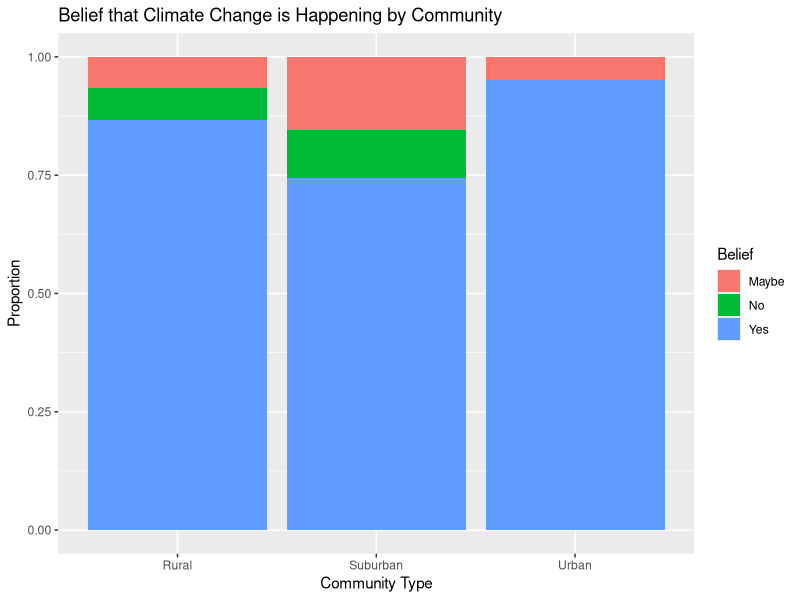
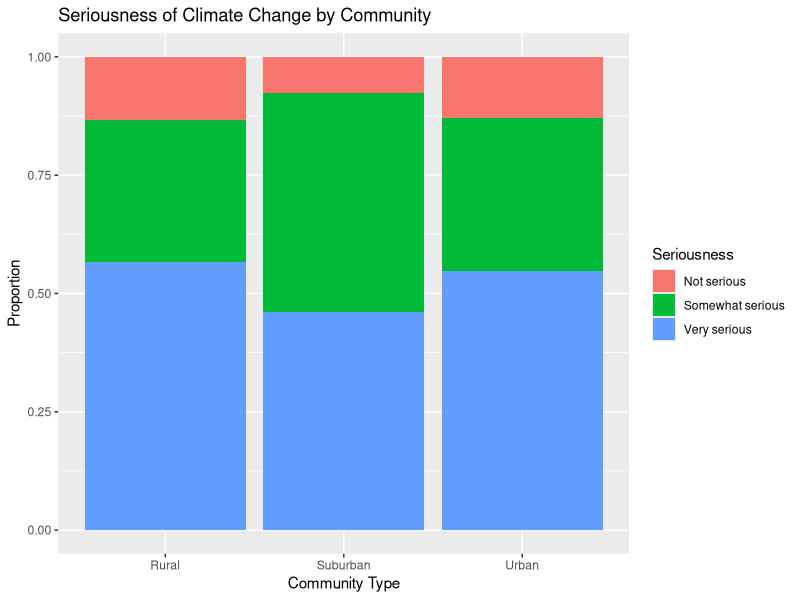
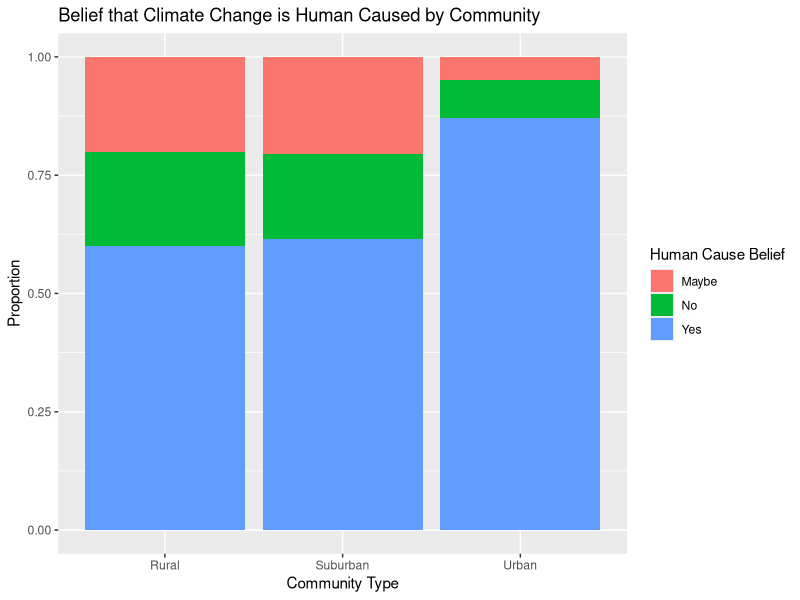
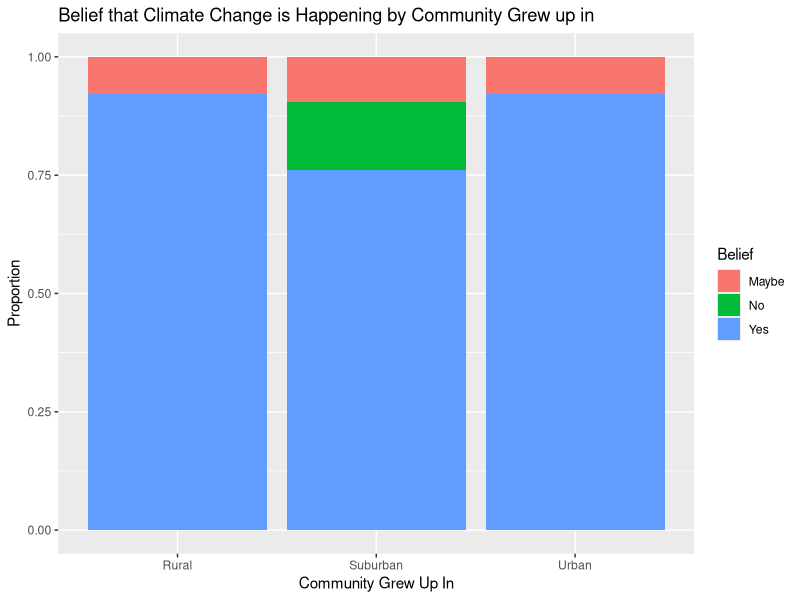
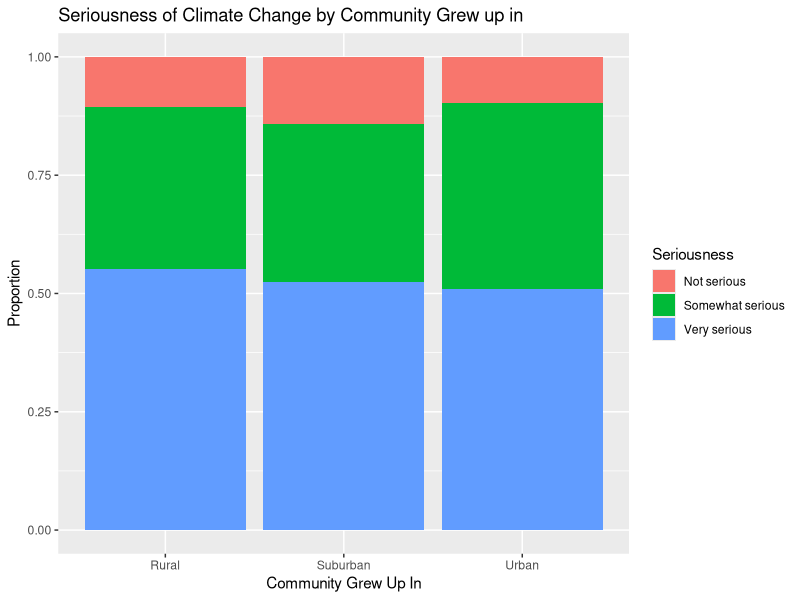
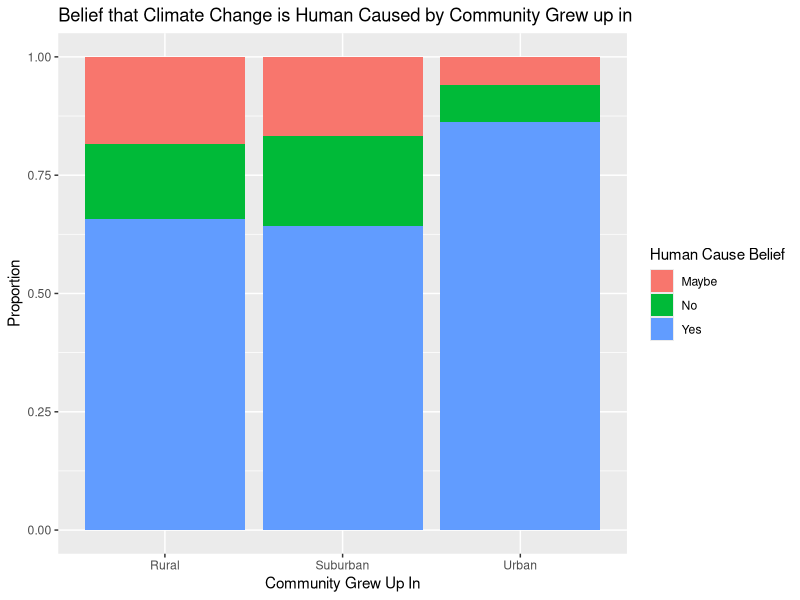
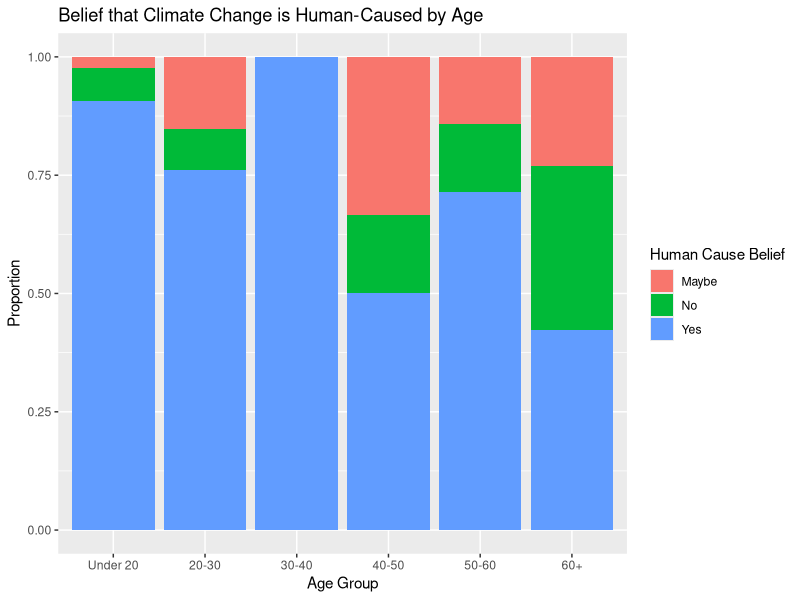

Here is the R script that generated these plots, in order:
## ---- chunk 1
library(tidyverse)
library(broom)
## ---- chunk 2
data <- read.csv("../data/data.csv")

names(data) <- c(
  "climate_happening",
  "human_cause",
  "planet_impact",
  "seriousness",
  "conserve_resources",
  "env_vs_econ",
  "human_rights_resources",
  "regulations_too_far",
  "gov_action",
  "corporate_responsibility",
  "individual_impact",
  "support_regulations",
  "support_carbon_tax",
  "who_pays_cost",
  "coal_tradeoff",
  "personal_behavior",
  "pay_more_sustainable",
  "largest_climate_driver",
  "tech_solution",
  "age",
  "education",
  "community_current",
  "community_grew_up"
)

## ---- chunk 3
head(data)
## ---- chunk 4
ggplot(data, aes(x = community_current, fill = climate_happening)) +
  geom_bar(position = "fill") +
  labs(
    title = "Belief that Climate Change is Happening by Community",
    x = "Community Type",
    y = "Proportion",
    fill = "Belief"
  )
## ---- chunk 5
ggplot(data, aes(x = community_current, fill = seriousness)) +
  geom_bar(position = "fill") +
  labs(
    title = "Seriousness of Climate Change by Community",
    x = "Community Type",
    y = "Proportion",
    fill = "Seriousness"
  )
## ---- chunk 6
ggplot(data, aes(x = community_current, fill = human_cause)) +
  geom_bar(position = "fill") +
  labs(
    title = "Belief that Climate Change is Human Caused by Community",
    x = "Community Type",
    y = "Proportion",
    fill = "Human Cause Belief"
  )
## ---- chunk 7
ggplot(data, aes(x = community_grew_up, fill = climate_happening)) +
  geom_bar(position = "fill") +
  labs(
    title = "Belief that Climate Change is Happening by Community Grew up in",
    x = "Community Grew Up In",
    y = "Proportion",
    fill = "Belief"
  )
## ---- chunk 8
ggplot(data, aes(x = community_grew_up, fill = seriousness)) +
  geom_bar(position = "fill") +
  labs(
    title = "Seriousness of Climate Change by Community Grew up in",
    x = "Community Grew Up In",
    y = "Proportion",
    fill = "Seriousness"
  )
## ---- chunk 9
ggplot(data, aes(x = community_grew_up, fill = human_cause)) +
  geom_bar(position = "fill") +
  labs(
    title = "Belief that Climate Change is Human Caused by Community Grew up in",
    x = "Community Grew Up In",
    y = "Proportion",
    fill = "Human Cause Belief"
  )
## ---- chunk 10
ggplot(data, aes(x = age, fill = human_cause)) +
  geom_bar(position = "fill") +
  scale_x_discrete(limits = c("Under 20", "20-30", "30-40", "40-50", "50-60", "60+")) +
  labs(
    title = "Belief that Climate Change is Human-Caused by Age",
    x = "Age Group",
    y = "Proportion",
    fill = "Human Cause Belief"
  )
